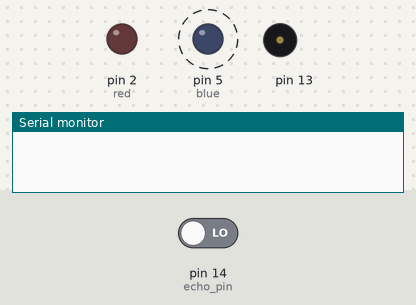
Recording of a sketch running on a simulated Arduino Uno, built with avr-gcc and run on an emulated ATmega328P. Parts: output pins drawn as LEDs (lit = HIGH), buzzer (waves = sounding), the last lines printed to the serial monitor. Dashed ring = blinking. Inputs (shaded band) come from the test bench; at power-on: pin 14 (echo_pin) LOW. Pins used as bus, display or sensor lines are not drawn.

Above: at 0.1 s.
At 39.4 s:
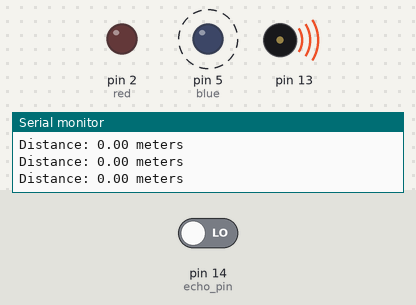
Timing chart, 0 to 40.0 s (numbered marks = the images above):
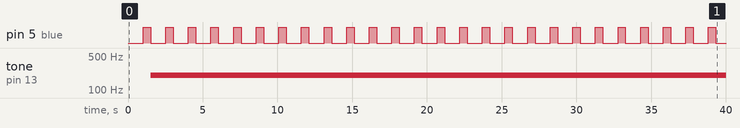

Measured:
- by itself, pin 5 (blue): alternates HIGH for 0.50 s and LOW for 1.0 s
- by itself, tone on pin 13: silent → 200 Hz at 1.5 s

The sketch:

esp_system.ino
```cpp
int red = 2;
int blue = 5;

void setup() {

  //led
  pinMode(red, OUTPUT);
  pinMode(blue, OUTPUT);

  //uv sensor
  pinMode(14,INPUT); //echo pin
  pinMode(12,OUTPUT); //trig pin
  Serial.begin(9600);
}

void loop() {
  // put your main code here, to run repeatedly:
  digitalWrite(12,LOW);
  delay(2);
  digitalWrite(12,HIGH);
  delay(10);
  digitalWrite(12, LOW);


  long time = pulseIn(14, HIGH);
  float dist = (time/2.0)*0.000343;
  //its 0.000343 since its in microseconds

  Serial.print("Distance: ");
  Serial.print(dist);
  Serial.println(" meters");

  if(dist>0.0 && dist<0.5){
    digitalWrite(red,HIGH);
    delay(1000);
    digitalWrite(red, LOW);
    digitalWrite(blue,HIGH);
    delay(1000);
    digitalWrite(blue, LOW);

    tone(13, 1500);
  }
  else if (dist>0.5 && dist<1){
    digitalWrite(red,HIGH);
    delay(500);
    digitalWrite(red, LOW);
    tone(13, 500);
  }
  else{
    digitalWrite(blue,HIGH);
    delay(500);
    digitalWrite(blue, LOW);
    tone(13, 200);

  }

}
```
